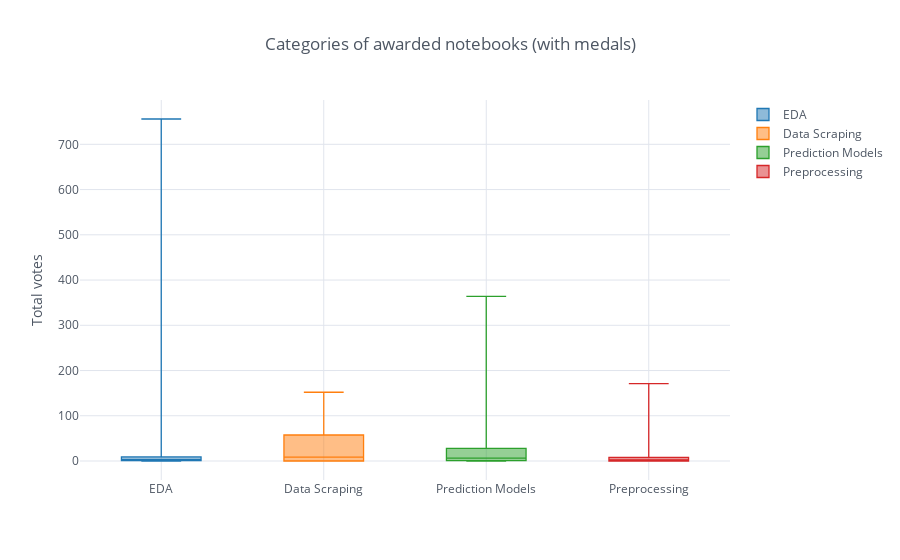

Notebook code cell kept with this figure:
### Code cell
title='Categories of awarded notebooks (with medals)'

df_concat = pd.DataFrame()
for category in ['EDA', 'Data Scraping', 'Prediction Models', 'Preprocessing']:
    df_concat = pd.concat([df_concat, pd.DataFrame(df_notebookWithMedals[df_notebookWithMedals['category']==category]['totalVotes'].reset_index(drop=True).rename(category))], axis=1)
df_concat.iplot(kind='box',title=title,yTitle='Total votes', theme='white')

### Figure 1 — Plotly figure (JSON) as saved in the notebook; plotly's stock layout.template omitted (floating-point values rounded to 4 significant figures; data arrays with more than 128 entries replaced by an {"elided": "..."} marker saying what was removed)
{"data": [{"boxpoints": false, "line": {"width": 1.3}, "marker": {"color": "rgba(31, 119, 180, 1.0)"}, "name": "EDA", "orientation": "v", "type": "box", "uid": "e13ad4dc-5788-49f8-a64c-061f945cae1f", "y": {"elided": "190 int values"}}, {"boxpoints": false, "line": {"width": 1.3}, "marker": {"color": "rgba(255, 127, 14, 1.0)"}, "name": "Data Scraping", "orientation": "v", "type": "box", "uid": "f3a9b62b-64d4-4617-95df-58ef457f47a1", "y": {"elided": "190 int values"}}, {"boxpoints": false, "line": {"width": 1.3}, "marker": {"color": "rgba(44, 160, 44, 1.0)"}, "name": "Prediction Models", "orientation": "v", "type": "box", "uid": "31b19e79-6133-4329-9cf6-0c5f564bb14d", "y": {"elided": "190 int values"}}, {"boxpoints": false, "line": {"width": 1.3}, "marker": {"color": "rgba(214, 39, 40, 1.0)"}, "name": "Preprocessing", "orientation": "v", "type": "box", "uid": "6add5a7e-c22c-4945-b4a6-e646eacdf732", "y": {"elided": "190 int values"}}], "layout": {"legend": {"bgcolor": "#FFFFFF", "font": {"color": "#4D5663"}}, "paper_bgcolor": "#FFFFFF", "plot_bgcolor": "#FFFFFF", "title": {"font": {"color": "#4D5663"}, "text": "Categories of awarded notebooks (with medals)"}, "xaxis": {"gridcolor": "#E1E5ED", "showgrid": true, "tickfont": {"color": "#4D5663"}, "title": {"font": {"color": "#4D5663"}, "text": ""}, "zerolinecolor": "#E1E5ED"}, "yaxis": {"gridcolor": "#E1E5ED", "showgrid": true, "tickfont": {"color": "#4D5663"}, "title": {"font": {"color": "#4D5663"}, "text": "Total votes"}, "zerolinecolor": "#E1E5ED"}}}
